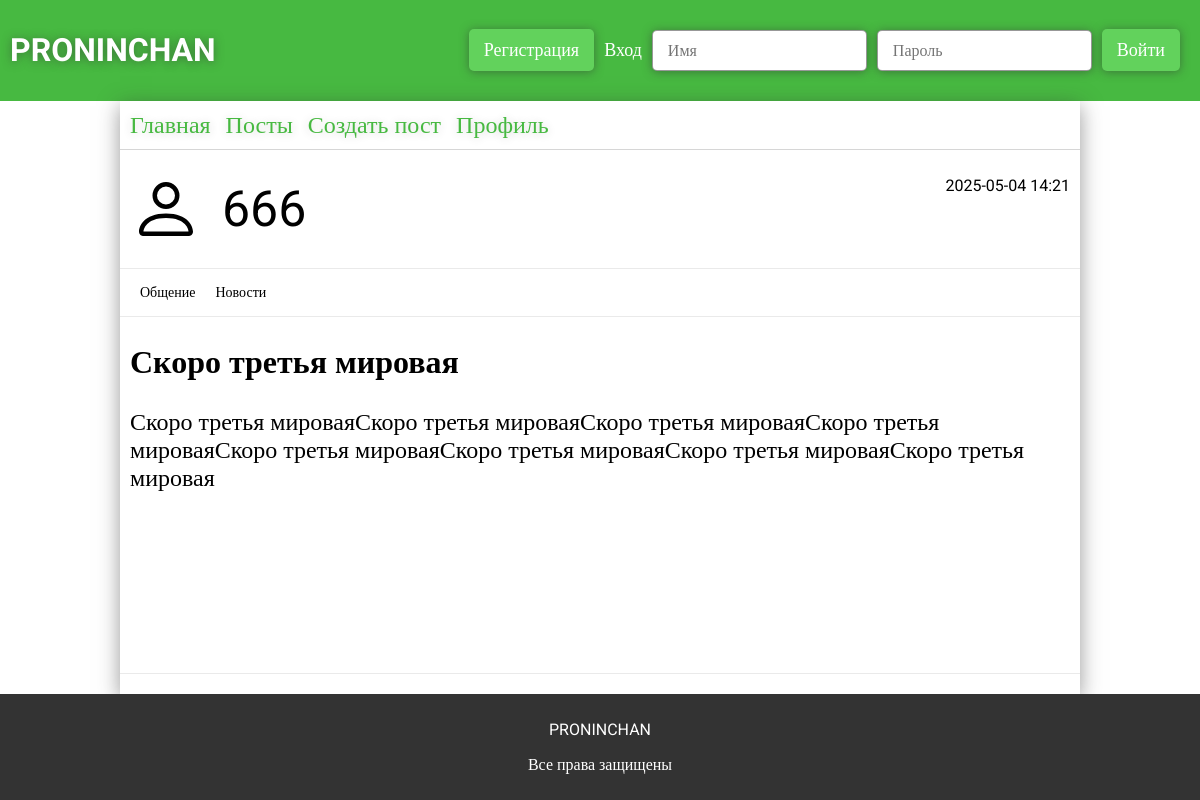
Before: /post/4 with the older database file.
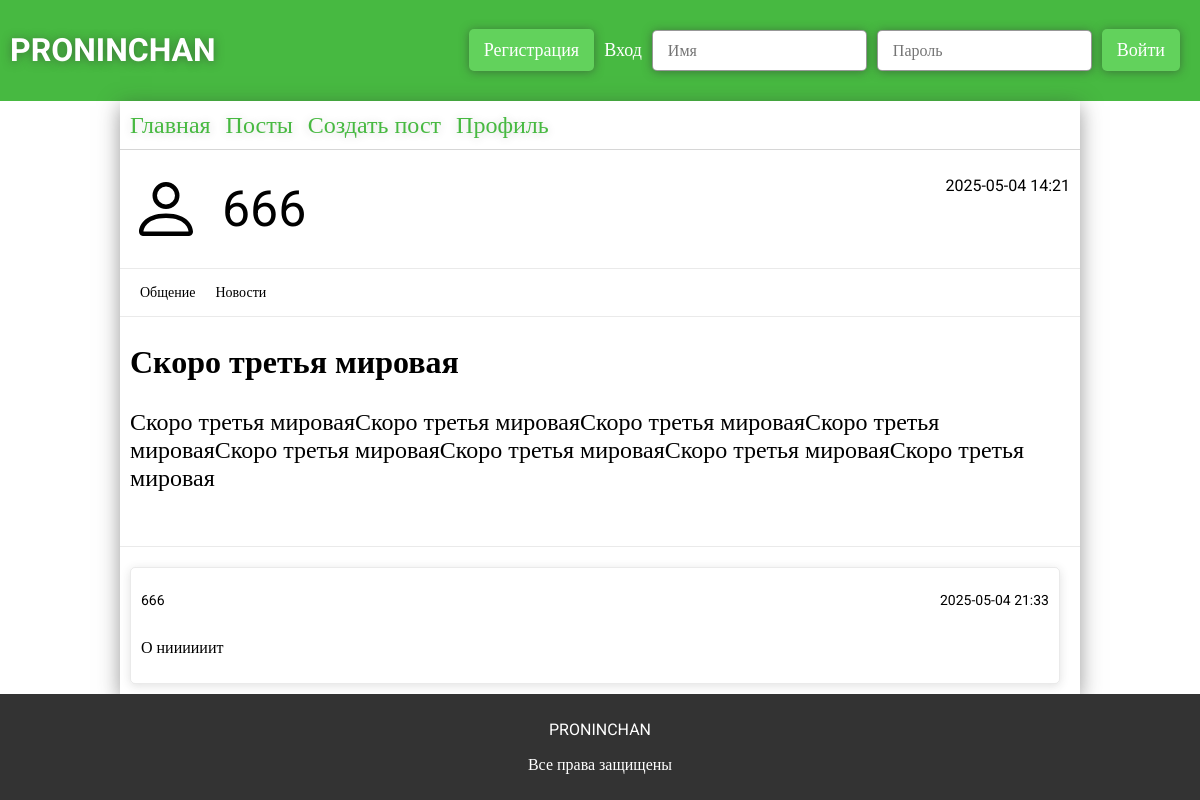
After: the same page with the newer database file.
### app.py (models this page shows)
class Users(db.Model):
    __tablename__ = 'users'
    id = db.Column(db.Integer, primary_key=True)
    username = db.Column(db.String(32), unique=True, nullable=False)
    photo = db.Column(db.BLOB)
    email = db.Column(db.String(64), unique=True, nullable=False)
    password = db.Column(db.String(30), nullable=False)
    access = db.Column(db.String(64), nullable=False, default='user')

class ForumPosts(db.Model):
    __tablename__ = 'forum_posts'
    id = db.Column(db.Integer, primary_key=True)
    user_id = db.Column(db.Integer, db.ForeignKey('users.id'), nullable=False)
    theme = db.Column(db.String(124), nullable=False)
    text = db.Column(db.Text, nullable=False)
    section_id = db.Column(db.Integer, db.ForeignKey('forum_sections.id'), nullable=False)
    category_id = db.Column(db.Integer, db.ForeignKey('forum_categories.id'), nullable=False)
    created_at = db.Column(db.DateTime, default=datetime.now)
    user = db.relationship("Users", backref="posts")
    sections = db.relationship("ForumSections")
    categories = db.relationship("ForumCategory")

class ForumSections(db.Model):
    __tablename__ = 'forum_sections'
    id = db.Column(db.Integer, primary_key=True)
    section = db.Column(db.String(32), unique=True, nullable=False)
    category = db.relationship('ForumCategory', backref='section', lazy=True)
    posts = db.relationship('ForumPosts', backref='section', lazy=True)

class ForumCategory(db.Model):
    __tablename__ = 'forum_categories'
    id = db.Column(db.Integer, primary_key=True)
    category = db.Column(db.String(32), unique=True, nullable=False)
    section_id = db.Column(db.Integer, db.ForeignKey('forum_sections.id'), nullable=False)
    posts = db.relationship('ForumPosts', backref='category', lazy=True)

class ForumComments(db.Model):
    __tablename__ = 'forum_comments'
    id = db.Column(db.Integer, primary_key=True)
    user_id = db.Column(db.Integer, db.ForeignKey('users.id'), nullable=False)
    text = db.Column(db.Text, nullable=False)
    created_at = db.Column(db.DateTime, default=datetime.now)
    post_id = db.Column(db.Integer, db.ForeignKey('forum_posts.id'), nullable=False)
    user = db.relationship("Users", backref="comments")
    post = db.relationship('ForumPosts', backref='comments')

### app.py (the view)
@app.route('/post/<int:post>', methods=['GET','POST'])
def post(post):
    comments = ForumComments.query.filter_by(post_id=post).all()
    sections = ForumSections.query.all()
    category = ForumCategory.query.all()
    posts = ForumPosts.query.all()
    post = ForumPosts.query.get_or_404(post)
    return render_template('post.html', post=post, posts=posts, category=category, sections=sections, comments=comments)

### templates/post.html (shortened to what this page needs)
{% extends 'main.html' %}
{% block main %}
<link rel="stylesheet" href="{{url_for('static', filename='css/post.css')}}">
    <div class="post-created">
        <div>
            <img src="../static/img/person.svg" alt="" class="profile-img" />
            <p>{{post.user.username}}</p>
        </div>
        <p>{{post.created_at.strftime('%Y-%m-%d %H:%M')}}</p>
    </div>
    <div class="post-main">
        <div>
            <p>{{post.sections.section}}</p>
            <p>{{post.categories.category}}</p>
        </div>
        <h2>{{post.theme}}</h2>
        <p>{{post.text}}</p>
    </div>
    <div class="post-comments">
        <div class="comments">
            {% for comment in comments %}
            <div class="comments-comment">
                <div class="comments-comment-title">
                    <p>{{comment.user.username}}</p>
                    <p>{{comment.created_at.strftime('%Y-%m-%d %H:%M')}}</p>
                </div>
                <p class="comments-comment-text">{{comment.text}}</p>
            </div>
            {% endfor %}
        </div>
</div>
{% endblock %}

### templates/main.html (shortened to what this page needs)
{% extends 'base.html' %}

### templates/base.html (shortened to what this page needs)
<!DOCTYPE html>
<html lang="en">
<head>
    <link rel="stylesheet" href="{{ url_for('static', filename='css/base.css') }}">
</head>
<body>
    <header class="header">
        <h1>PRONINCHAN</h1>
        <div>
            {% if not session['user'] %}
            <button id="reg-btn">Регистрация</button>
            <form action="" id="log-form">
                <p id="log-message">Вход</p>
                <input type="text" name="login" id="login" placeholder="Имя">
                <input type="password" name="password" id="password" placeholder="Пароль">
                <button>Войти</button>
            </form>
            {% else %}
                <button><a href="logout">Выйти</a></button>
            {% endif %}
        </div>
    </header>
    <main class="main">
        <div class="main-links">
            <a href="{{url_for('main')}}">Главная</a>
            <a href="{{url_for('posts')}}">Посты</a>
            <a href="{{url_for('create')}}">Создать пост</a>
            <a href="{{url_for('profile')}}">Профиль</a>
        </div>
        {% block main %}{% endblock %}
    </main>
    <footer class="footer">
        <p>PRONINCHAN</p>
        <p>Все права защищены</p>
    </footer>
</body>
</html>

### static/css/base.css (style rules this page uses)
* { font-family: "Roboto"; }
body { margin: 0; padding: 0; display: flex; flex-direction: column; min-height: 100vh; }
header { padding: 10px; background-color: #47b941; display: flex; justify-content: space-between; align-items: center; }
header h1 { color: white; text-shadow: 0 1px 10px rgba(51, 51, 51, 0.5); }
header div { display: flex; align-items: center; }
header div form { display: flex; align-items: center; gap: 10px; }
header div button { padding: 10px 15px; border: none; border-radius: 5px; background-color: #62d25c; color: white; margin-right: 10px; font-size: 18px; cursor: pointer; transition: 0.3s ease; box-shadow: 0 1px 10px rgba(51, 51, 51, 0.5); }
header div input { margin: 0; padding: 10px 15px; border-radius: 5px; font-size: 16px; border: 1px solid rgba(51, 51, 51, 0.5); box-shadow: 0 1px 10px rgba(51, 51, 51, 0.5); }
header div p { font-size: 18px; color: white; }
.main { box-shadow: 0px 5px 20px rgba(51, 51, 51, 0.5); width: 80%; margin: 0 auto; display: flex; flex-direction: column; flex: 1; }
.main .main-links { padding: 10px; display: flex; gap: 15px; font-size: 24px; border-bottom: 1px solid rgba(51, 51, 51, 0.2); }
.main .main-links a { text-decoration: none; color: #47b941; transition: 0.3s ease; text-shadow: 0 1px 10px rgba(51, 51, 51, 0.2); }
.footer { background-color: rgb(51, 51, 51); color: white; text-align: center; padding: 10px; }

### static/css/post.css (style rules this page uses)
.post-created { display: flex; justify-content: space-between; padding: 10px; border-bottom: 1px solid rgba(51, 51, 51, 0.1); }
.post-created div { display: flex; align-items: center; }
.post-created div img { width: 72px; }
.post-created div p { font-size: 50px; margin: 20px; }
.post-main { flex: 1; }
.post-main div { display: flex; border-bottom: 1px solid rgba(51, 51, 51, 0.1); padding: 10px; }
.post-main div p { font-size: 14px; margin: 5px 10px; }
.post-main h2 { margin-left: 10px; font-size: 32px; }
.post-main p { margin-left: 10px; font-size: 24px; }
.post-comments { border-top: 1px solid rgba(51, 51, 51, 0.1); padding: 10px; display: flex; }
.post-comments .comments { width: 100%; }
.post-comments .comments .comments-comment { margin-top: 10px; margin-right: 10px; padding: 10px; border-radius: 5px; border: 1px solid rgba(51, 51, 51, 0.1); box-shadow: 0 2px 10px rgba(51, 51, 51, 0.15); }
.post-comments .comments .comments-comment .comments-comment-title { display: flex; justify-content: space-between; font-size: 14px; }
.post-comments .comments .comments-comment .comments-comment-text { font-size: 16px; }

Changed rows visible on the page:
added ForumComments: user.username "666", created_at "2025-05-04 21:33", text "О ниииииит"
